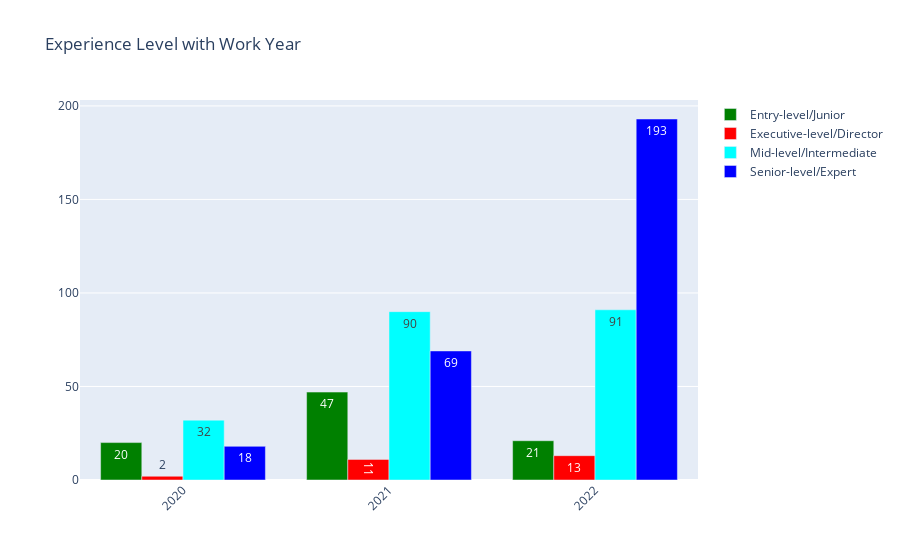

Notebook code cell kept with this figure:
### Code cell
exlevel_size = df.groupby(['experience_level','work_year']).size()
fig = go.Figure(data=[
    go.Bar(name='Entry-level/Junior', x=exlevel_size['Entry-level/Junior'].index, y=exlevel_size['Entry-level/Junior'].values,
           text=exlevel_size['Entry-level/Junior'].values, marker_color='green'),
    go.Bar(name='Executive-level/Director', x=exlevel_size['Executive-level/Director'].index, y=exlevel_size['Executive-level/Director'].values,
           text=exlevel_size['Executive-level/Director'].values, marker_color='red'),
    go.Bar(name='Mid-level/Intermediate', x=exlevel_size['Mid-level/Intermediate'].index, y=exlevel_size['Mid-level/Intermediate'].values,
           text=exlevel_size['Mid-level/Intermediate'].values, marker_color='cyan'),
    go.Bar(name='Senior-level/Expert', x=exlevel_size['Senior-level/Expert'].index, y=exlevel_size['Senior-level/Expert'].values,
           text=exlevel_size['Senior-level/Expert'].values, marker_color='blue'),
])
fig.update_layout(xaxis_tickangle=-45, title='Experience Level with Work Year')

fig.show()

### Figure 1 — Plotly figure (JSON) as saved in the notebook; plotly's stock layout.template omitted (floating-point values rounded to 4 significant figures)
{"data": [{"marker": {"color": "green"}, "name": "Entry-level/Junior", "text": [20, 47, 21], "type": "bar", "x": [2020, 2021, 2022], "y": [20, 47, 21]}, {"marker": {"color": "red"}, "name": "Executive-level/Director", "text": [2, 11, 13], "type": "bar", "x": [2020, 2021, 2022], "y": [2, 11, 13]}, {"marker": {"color": "cyan"}, "name": "Mid-level/Intermediate", "text": [32, 90, 91], "type": "bar", "x": [2020, 2021, 2022], "y": [32, 90, 91]}, {"marker": {"color": "blue"}, "name": "Senior-level/Expert", "text": [18, 69, 193], "type": "bar", "x": [2020, 2021, 2022], "y": [18, 69, 193]}], "layout": {"title": {"text": "Experience Level with Work Year"}, "xaxis": {"tickangle": -45}}}
